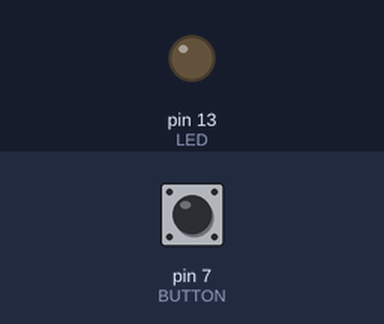
Bench run of a sketch on a simulated Arduino Uno, built with avr-gcc and run on an emulated ATmega328P. On the bench: output pins drawn as LEDs (lit = HIGH). The inputs (shaded band) are chosen by the test bench; at power-on: pin 7 (BUTTON) LOW.

Above: at 1.2 s.
1.3 s: pin 7 (BUTTON) pulled HIGH for 0.15 s
At 1.37 s:
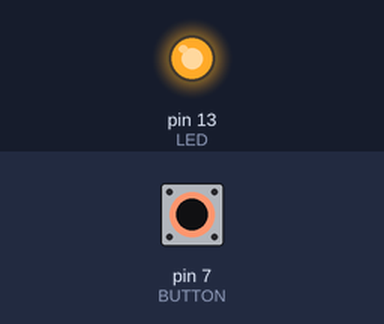
2.9 s: pin 7 (BUTTON) pulled HIGH for 3.2 s
At 6.6 s:
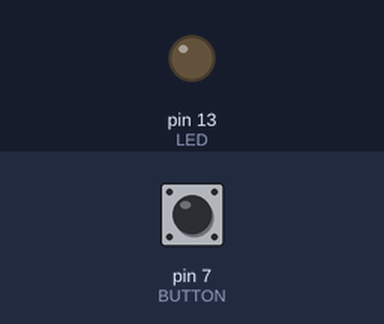
Timing chart, 0 to 8.1 s (numbered marks = the images above; inputs shaded):
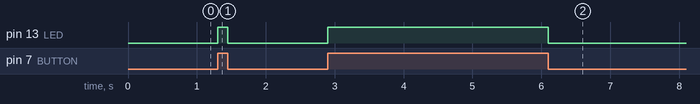

Measured:
- after the input at 1.3 s, pin 13 (LED): LOW → HIGH at once, → LOW 0.15 s later
- after the input at 2.9 s, pin 13 (LED): LOW → HIGH at once, → LOW 3.2 s later

The sketch:

BeltrameZanovello.ino
```cpp
  #define LED 13
  #define BUTTON 7

  int val = 0;
  void setup() {
    pinMode( LED, OUTPUT);
    pinMode(BUTTON, INPUT);
  }
void loop(){
  val = digitalRead(BUTTON);
  if(val == HIGH) {
    digitalWrite(LED, HIGH);

  }
 else{
  digitalWrite(LED,LOW);
}
}
```
